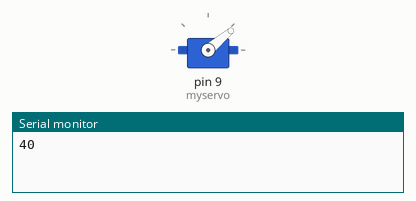
A sketch run on a simulated Arduino Uno, built with avr-gcc and run on an emulated ATmega328P. On the bench: servo, the last lines printed to the serial monitor.

Above: at 0.05 s.
At 3.0 s:
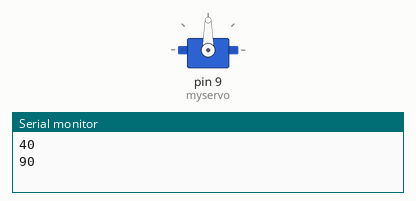
At 6.0 s:
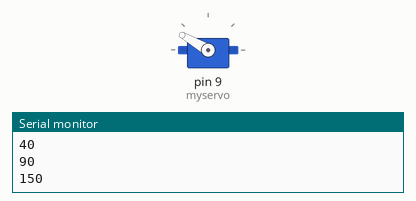
Timing chart, 0 to 7.8 s (numbered marks = the images above):
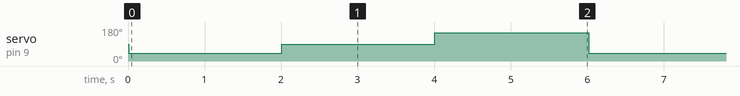

Measured:
- by itself, servo on pin 9 (myservo): repeats every 6.0 s: 90° 2.0 s, 150° 2.0 s, 40° 2.0 s

The sketch:

servo.ino
```cpp
/*
 Controlling a servo position using a potentiometer (variable resistor)
 by Michal Rinott <http://people.interaction-ivrea.it/m.rinott>

 modified on 8 Nov 2013
 by Scott Fitzgerald
 http://arduino.cc/en/Tutorial/Knob
*/

#include <Servo.h>

Servo myservo;  // create servo object to control a servo

int potpin = 0;  // analog pin used to connect the potentiometer
int val = 0;    // variable to read the value from the analog pin
int i = 5;
int val2 = 0;

void setup()
{
  Serial.begin (115200);
  myservo.attach(9);  // attaches the servo on pin 9 to the servo object
}

void loop()
{

  val += i; /* analogRead(potpin);*/            // reads the value of the potentiometer (value between 0 and 1023)
  //Serial.println (val);
  if (val >= 1023)
    i = -5;
  if (val <= 0)
    i = 5;

  //val2 = map(val, 0, 1023, 40, 150);     // scale it to use it with the servo (value between 0 and 180)
  //myservo.write(val2);                  // sets the servo position according to the scaled value
  //Serial.println (val2);

  delay(10);                           // waits for the servo to get there
  myservo.write(40);
  Serial.println("40");
  delay(2000);
  myservo.write(90);
  Serial.println("90");
  delay(2000);
    myservo.write(150);
  Serial.println("150");
  delay(2000);
}
```
